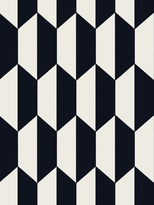
#> input picture test_images/im1.jpg, 154 x 205 px, shrunk from 600 x 800 before the run
$ python image_hit_or_miss.py ../test_images/im1.jpg
#> lines starting #> are read from the running program, lines starting #| are printed output that depends on the picture; after the words box and inside, x2 and y2 are one past the last pixel; in counts of white or black regions, pixels touching at a corner belong together
from PIL import Image
import numpy as np
import argparse

def vertical_edge_structuring_element():
    struct_elm = (np.zeros((3, 3)), np.zeros((3, 3)))
    struct_elm[0][:, 1:] = 1
    struct_elm[1][:, :2] = 1
    return struct_elm

def horizontal_edge_structuring_element():
    struct_elm = (np.zeros((3, 3)), np.zeros((3, 3)))
    struct_elm[0][1:, :] = 1
    struct_elm[1][:2, :] = 1
    return struct_elm

def binarize(im):
    return ((im > np.mean(im)) * 1)
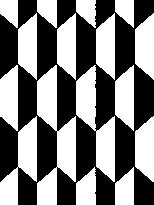
#> returned value: shape (205, 154) int64; values 0 (black) and 1 (white), 49.2% white; 16 white regions, largest, box (x1, y1, x2, y2) and area: (37, 65, 76, 205) 2583, (76, 65, 115, 182) 1970, (0, 116, 37, 205) 1518

def aligns(region, struct_elm):
    for i in range(region.shape[0]):
        for j in range(region.shape[1]):
            if (struct_elm[i, j] != -1):
                if (region[i, j] != struct_elm[i, j]):
                    return False
    return True

def hit_or_miss(im, struct_elm):
    se_height, se_width = struct_elm.shape
#> se_height = 3; se_width = 3
    vert_range, horz_range = (im.shape[0]-se_height), (im.shape[1]-se_width)
#> vert_range = 202; horz_range = 151
    corners = np.zeros(im.shape)
    for i in range(vert_range):
        for j in range(horz_range):
            region = im[i:(i+se_height), j:(j+se_width)]
            center_x, center_y = se_height//2, se_width//2
            if (aligns(region, struct_elm)):
                corners[(i+center_x), (j+center_y)] = 1
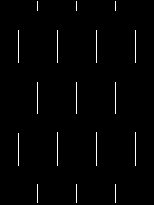
#> corners: shape (205, 154) float64; values 0 (black) and 1 (white), 1.4% white in thin lines or dots, all inside (x1, y1, x2, y2) = (18, 1, 136, 203)
    return corners

def show_image_edge_maps(vert_edges, horz_edges, edges):
    Image.fromarray(vert_edges * 255).show()
    Image.fromarray(horz_edges * 255).show()
    Image.fromarray(edges * 255).show()
    return 0

def get_arguments():
    parser = argparse.ArgumentParser()
    parser.add_argument('im_path', type=str)
    args = parser.parse_args()
    return args.im_path

def main():
    im_path = get_arguments()
    im = np.array(Image.open(im_path).convert('L'))
    bin_im = binarize(im)

    vert_struct_elm = vertical_edge_structuring_element()
    horz_struct_elm = horizontal_edge_structuring_element()

    left_edges = hit_or_miss(bin_im, vert_struct_elm[0])
    right_edges = hit_or_miss(bin_im, vert_struct_elm[1])
#> after the loop in hit_or_miss (call 2), `for i in range(vert_range):`:
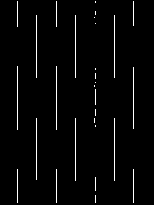
#> corners: shape (205, 154) float64; values 0 (black) and 1 (white), 2.6% white in thin lines or dots, all inside (x1, y1, x2, y2) = (17, 1, 134, 203)

    top_edges = hit_or_miss(bin_im, horz_struct_elm[0])
#> after the loop in hit_or_miss (call 3), `for i in range(vert_range):`: corners: shape (205, 154) float64; every value is 0
    bottom_edges = hit_or_miss(bin_im, horz_struct_elm[1])

    vert_edges = left_edges + right_edges
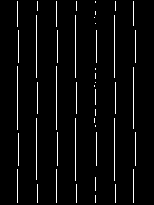
#> vert_edges: shape (205, 154) float64; values 0 (black) and 1 (white), 4% white in thin lines or dots, all inside (x1, y1, x2, y2) = (17, 1, 136, 203)
    horz_edges = top_edges + bottom_edges

    edges = vert_edges + horz_edges

    Image.fromarray(im).show()
    show_image_edge_maps(vert_edges, horz_edges, edges)

    return 0

if __name__ == '__main__':
    main()
